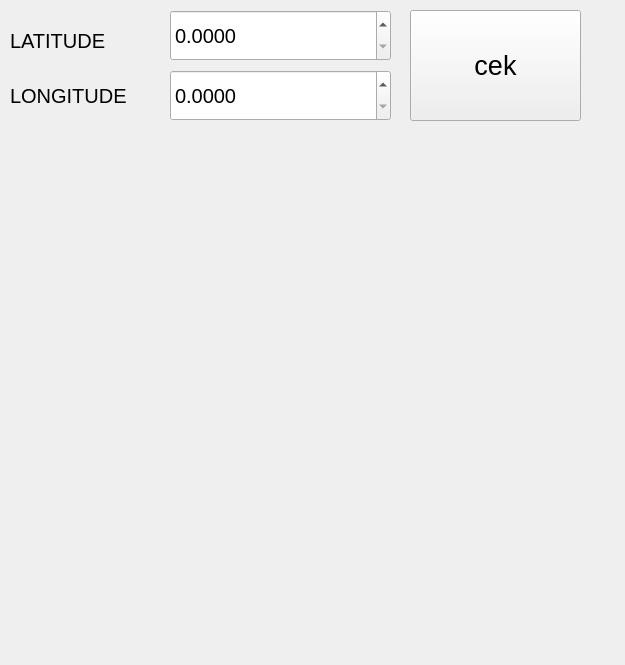
<?xml version="1.0" encoding="UTF-8"?>
<ui version="4.0">
 <class>Form</class>
 <widget class="QWidget" name="Form">
  <property name="geometry">
   <rect>
    <x>0</x>
    <y>0</y>
    <width>625</width>
    <height>665</height>
   </rect>
  </property>
  <property name="font">
   <font>
    <pointsize>15</pointsize>
   </font>
  </property>
  <property name="windowTitle">
   <string>Form</string>
  </property>
  <widget class="QLabel" name="latitude_label">
   <property name="geometry">
    <rect>
     <x>10</x>
     <y>10</y>
     <width>121</width>
     <height>61</height>
    </rect>
   </property>
   <property name="text">
    <string>LATITUDE</string>
   </property>
  </widget>
  <widget class="QLabel" name="longtitude_label">
   <property name="geometry">
    <rect>
     <x>10</x>
     <y>80</y>
     <width>151</width>
     <height>31</height>
    </rect>
   </property>
   <property name="text">
    <string>LONGITUDE</string>
   </property>
  </widget>
  <widget class="QDoubleSpinBox" name="latitude_sb">
   <property name="geometry">
    <rect>
     <x>170</x>
     <y>10</y>
     <width>221</width>
     <height>51</height>
    </rect>
   </property>
   <property name="decimals">
    <number>4</number>
   </property>
  </widget>
  <widget class="QDoubleSpinBox" name="longtitude_sb">
   <property name="geometry">
    <rect>
     <x>170</x>
     <y>70</y>
     <width>221</width>
     <height>51</height>
    </rect>
   </property>
   <property name="decimals">
    <number>4</number>
   </property>
  </widget>
  <widget class="QPushButton" name="cek_button">
   <property name="geometry">
    <rect>
     <x>410</x>
     <y>10</y>
     <width>171</width>
     <height>111</height>
    </rect>
   </property>
   <property name="font">
    <font>
     <pointsize>20</pointsize>
    </font>
   </property>
   <property name="text">
    <string>cek</string>
   </property>
  </widget>
  <widget class="QLabel" name="deskripsi_label">
   <property name="geometry">
    <rect>
     <x>10</x>
     <y>170</y>
     <width>531</width>
     <height>401</height>
    </rect>
   </property>
   <property name="font">
    <font>
     <pointsize>10</pointsize>
    </font>
   </property>
   <property name="text">
    <string/>
   </property>
  </widget>
 </widget>
 <resources/>
 <connections/>
</ui>
